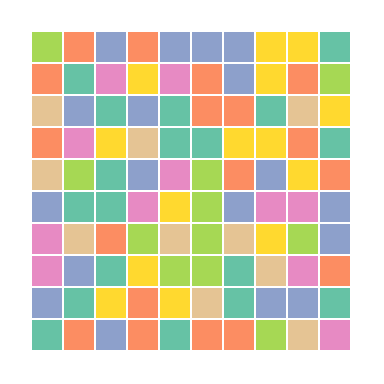
Frame 1 (no input)
Frame 60 (the mouse pressed at the canvas centre just before this capture): identical to frame 1, image omitted
Frame 120 (the mouse held since frame 60 and released just before this capture): identical to frame 1, image omitted

The Processing sketch that drew this single still picture (run headless with seeded random() and noise(); from frame 60 on, the mouse is pressed at the canvas centre):

// Processing sketch: TileMatch
// ── TileMatch.pde
Tile[][] board = new Tile[10][10]; //Board //<>// //<>//
int tileWidth = 30;
int border = 2;
int[] selected = {-1, -1};
color[] colours = {
  color(102, 194, 165), 
  color(252, 141, 98), 
  color(141, 160, 203), 
  color(231, 138, 195), 
  color(166, 216, 84), 
  color(255, 217, 47), 
  color(229, 196, 148), 
  color(179, 179, 179)
};
color backCol = color(255, 255, 255);
void settings() {
  size((tileWidth+border)*12, (tileWidth+border)*12);
}
void setup() {
  background(backCol);
  initBoard();
  println(-1/10);
}
void initBoard() {
  for (int i = 0; i<10; i++) {
    for (int j = 0; j<10; j++) {
      board[i][j]=new Tile(new int[]{i, j}, int(random(0, 7)));
    }
  }
}
void draw() {
  updateBoard();
  //delay(10);
}
void updateBoard() {
  clear();
  background(backCol);
  seekAndDestroy();
  //println("Updating");
  drawBoard();
}
int[] mouseToGrid() {
  return(new int[]{floor(map(mouseX, 0, ((tileWidth+border)*12), -1, 11)), floor(map(mouseY, 0, ((tileWidth+border)*12), -1, 11))});
}
void mouseReleased() {
  println("clicked");
  int[] old_sel = selected;
  int[] temp = mouseToGrid();
  if (temp[0] == old_sel[0] && temp[1] == old_sel[1]) {
    selected = new int[]{-1, -1};
  } else {
    selected = temp;
  }
  //selected = mouseToGrid();
  if (isAdjSpecial(old_sel, selected)) {
    if ((old_sel[0]/10 == 0)&&(old_sel[1]/10 == 0)&&(selected[0]/10 == 0)&&(selected[1]/10 == 0)&&(!(old_sel[0]==-1 || old_sel[1]==-1 || selected[0]==-1 || selected[1]==-1))) { //check if the old and new selections will map to a tile, if they're on the board
      println("Were adjacent");
      board[old_sel[0]][old_sel[1]].swap(board[selected[0]][selected[1]]);
      println("swapped");
    }
  }
}
boolean isAdjSpecial(int[] prev, int[] next) {
  if ((abs(prev[0]- next[0]) == 1)  && (next[1] == prev[1])) { //check if they're next to eachother
    return true;
  } else if ((abs(prev[1] - next[1])==1) && (next[0] == prev[0])) { //check if they're on top of eathother
    return true;
  } else {
    return false;
  }
}
void drawBoard() {
  for (Tile[] row : board) {
    for (Tile t : row) {
      drawTile(t);
    }
  }
}
void delTile(Tile t) {
  board[t.pos[0]][t.pos[1]] = null;
}
void doFall(Tile t) {
  if (board[t.pos[0]][t.pos[1]-1]==null) {
    t.pos[1]--;
  }
}
void seekAndDestroy() {
  for (Tile[] row : board) {
    int streak = 0;
    for (Tile t : row) {
      int adj = -1;
      if (t.pos[0] < 9) {
        adj = row[t.pos[0]+1].colour;
        println(adj);
      } else {
        adj = -1; 
        break;
      }
      if (row[t.pos[0]].colour == adj) {
        streak++;
      } else {
        if (streak > 2) {
          println(streak);
          for (int counter = streak; counter > 0; counter--) {
            println("deleted tile");
            delTile(board[t.pos[0]-counter][t.pos[1]]);
          }
          streak = 0;
        }
      }
    }
  }
}
boolean selected_(Tile t) {
  return (t.pos[0]==selected[0])&&(t.pos[1]==selected[1]);
  //return false;
}
void drawTile(Tile tile) {
  if (tile == null) {
    println("null");
  } else if (selected_(tile)) {
    strokeWeight(4);
    stroke(255, 128, 0);
    fill(colours[tile.colour]);
    rect((tile.pos[0]+1)*(tileWidth+border), (tile.pos[1]+1)*(tileWidth+border), tileWidth, tileWidth);
  } else {
    noStroke();
    fill(colours[tile.colour]);
    rect((tile.pos[0]+1)*(tileWidth+border), (tile.pos[1]+1)*(tileWidth+border), tileWidth, tileWidth);
  }
}
// ── Tile.pde
class Tile {
  int[] pos = new int[2];
  int colour;
  Tile(int[] position, int colour) {
    this.pos = position;
    this.colour = colour;
  }
  void swap(Tile swapWith) {
    //check adjacency
    int[] tempPos = this.pos;
    this.pos = swapWith.pos;
    swapWith.pos = tempPos;
    board[this.pos[0]][this.pos[1]] = this;
    board[swapWith.pos[0]][swapWith.pos[1]] = swapWith;
  }
  String toString() {
    return("X:"+(this.pos[0])+"Y:"+(this.pos[1])+"Colour:"+this.colour);
  }
}

static boolean isAdjacent(Tile tileA, Tile tileB) {
  int xValA = tileA.pos[0];
  int yValA = tileA.pos[1];
  int xValB = tileB.pos[0];
  int yValB = tileB.pos[1];
  println(abs(xValA - xValB));
  println(abs(yValA - yValB));
  if ((abs(xValA - xValB) == 1)  && (yValB == yValA)) { //check if they're next to eachother
    return true;
  } else if ((abs(yValA - yValB)==1) && (xValB == xValA)) { //check if they're on top of eathother
    return true;
  } else {
    return false;
  }
}
